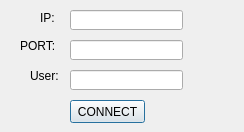
<?xml version="1.0" encoding="UTF-8"?>
<ui version="4.0">
 <class>Dialog</class>
 <widget class="QDialog" name="Dialog">
  <property name="geometry">
   <rect>
    <x>0</x>
    <y>0</y>
    <width>244</width>
    <height>132</height>
   </rect>
  </property>
  <property name="windowTitle">
   <string>Dialog</string>
  </property>
  <widget class="QLabel" name="ip_label">
   <property name="geometry">
    <rect>
     <x>40</x>
     <y>10</y>
     <width>61</width>
     <height>16</height>
    </rect>
   </property>
   <property name="text">
    <string>IP:</string>
   </property>
  </widget>
  <widget class="QLabel" name="port_label">
   <property name="geometry">
    <rect>
     <x>20</x>
     <y>40</y>
     <width>56</width>
     <height>12</height>
    </rect>
   </property>
   <property name="text">
    <string>PORT:</string>
   </property>
  </widget>
  <widget class="QLineEdit" name="ip_edit">
   <property name="geometry">
    <rect>
     <x>70</x>
     <y>10</y>
     <width>113</width>
     <height>20</height>
    </rect>
   </property>
   <property name="cursorPosition">
    <number>0</number>
   </property>
   <property name="readOnly">
    <bool>false</bool>
   </property>
  </widget>
  <widget class="QLineEdit" name="port_edit">
   <property name="geometry">
    <rect>
     <x>70</x>
     <y>40</y>
     <width>113</width>
     <height>20</height>
    </rect>
   </property>
  </widget>
  <widget class="QPushButton" name="conBtn">
   <property name="geometry">
    <rect>
     <x>70</x>
     <y>100</y>
     <width>75</width>
     <height>23</height>
    </rect>
   </property>
   <property name="text">
    <string>CONNECT</string>
   </property>
  </widget>
  <widget class="QLabel" name="username_label">
   <property name="geometry">
    <rect>
     <x>30</x>
     <y>70</y>
     <width>56</width>
     <height>12</height>
    </rect>
   </property>
   <property name="text">
    <string>User:</string>
   </property>
  </widget>
  <widget class="QLineEdit" name="username_edit">
   <property name="geometry">
    <rect>
     <x>70</x>
     <y>70</y>
     <width>113</width>
     <height>20</height>
    </rect>
   </property>
  </widget>
 </widget>
 <resources/>
 <connections/>
</ui>
